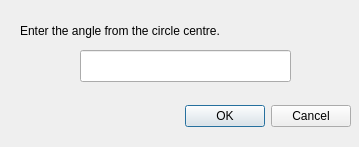
<?xml version="1.0" encoding="UTF-8"?>
<ui version="4.0">
 <class>Dialog</class>
 <widget class="QDialog" name="Dialog">
  <property name="geometry">
   <rect>
    <x>0</x>
    <y>0</y>
    <width>359</width>
    <height>147</height>
   </rect>
  </property>
  <property name="windowTitle">
   <string>Dialog</string>
  </property>
  <widget class="QDialogButtonBox" name="buttonBox">
   <property name="geometry">
    <rect>
     <x>10</x>
     <y>100</y>
     <width>341</width>
     <height>32</height>
    </rect>
   </property>
   <property name="orientation">
    <enum>Qt::Horizontal</enum>
   </property>
   <property name="standardButtons">
    <set>QDialogButtonBox::Cancel|QDialogButtonBox::Ok</set>
   </property>
  </widget>
  <widget class="QLabel" name="label">
   <property name="geometry">
    <rect>
     <x>20</x>
     <y>10</y>
     <width>331</width>
     <height>41</height>
    </rect>
   </property>
   <property name="text">
    <string>Enter the angle from the circle centre.</string>
   </property>
  </widget>
  <widget class="QLineEdit" name="lineEdit">
   <property name="geometry">
    <rect>
     <x>80</x>
     <y>50</y>
     <width>211</width>
     <height>32</height>
    </rect>
   </property>
  </widget>
 </widget>
 <resources/>
 <connections>
  <connection>
   <sender>buttonBox</sender>
   <signal>rejected()</signal>
   <receiver>Dialog</receiver>
   <slot>reject()</slot>
   <hints>
    <hint type="sourcelabel">
     <x>316</x>
     <y>260</y>
    </hint>
    <hint type="destinationlabel">
     <x>286</x>
     <y>274</y>
    </hint>
   </hints>
  </connection>
  <connection>
   <sender>buttonBox</sender>
   <signal>accepted()</signal>
   <receiver>Dialog</receiver>
   <slot>accept()</slot>
   <hints>
    <hint type="sourcelabel">
     <x>248</x>
     <y>254</y>
    </hint>
    <hint type="destinationlabel">
     <x>157</x>
     <y>274</y>
    </hint>
   </hints>
  </connection>
 </connections>
</ui>
